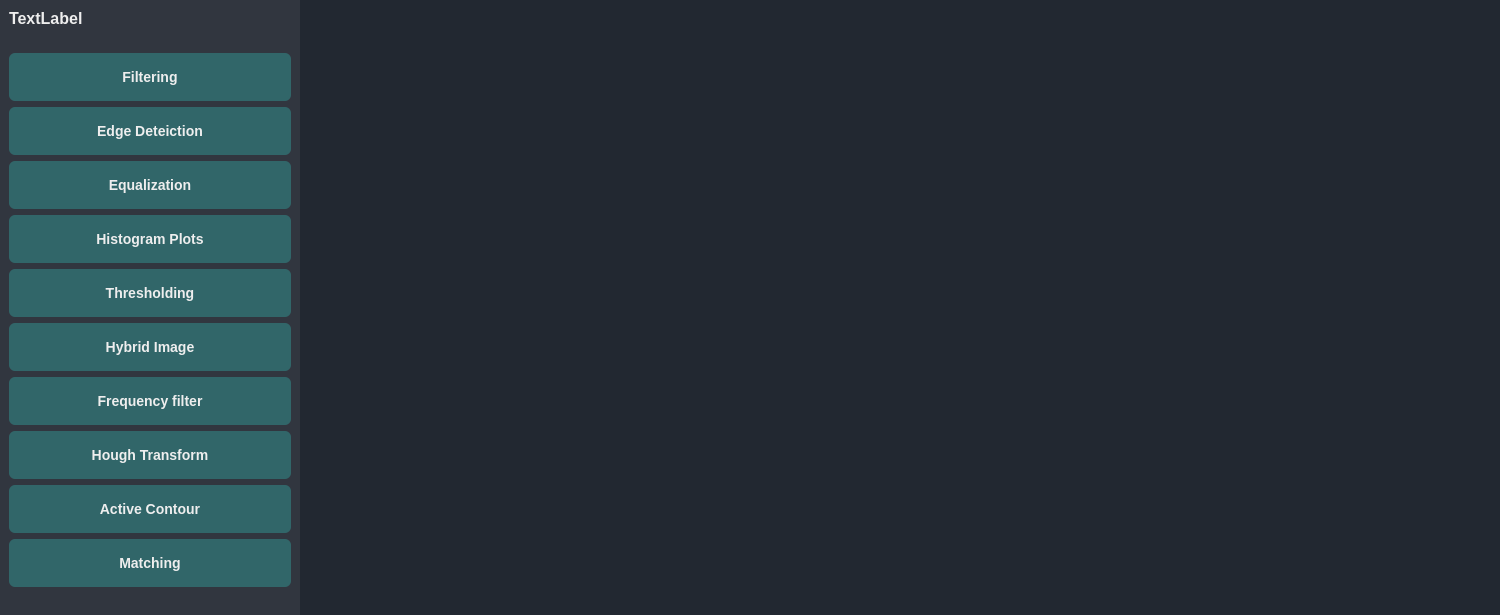
<?xml version="1.0" encoding="UTF-8"?>
<ui version="4.0">
 <class>MainWindow</class>
 <widget class="QMainWindow" name="MainWindow">
  <property name="geometry">
   <rect>
    <x>0</x>
    <y>0</y>
    <width>1500</width>
    <height>615</height>
   </rect>
  </property>
  <property name="windowTitle">
   <string>MainWindow</string>
  </property>
  <widget class="QWidget" name="centralwidget">
   <property name="styleSheet">
    <string notr="true">#centralwidget{
	background-color: #222831;
}
#sidebarFrame{
	
	background-color: #31363F;
}

QPushButton{
	background-color: #316669;
	border: none;
 	border-radius: 6px;
  	color: #EEEEEE;
  	font-size: 14px;
  	font-weight: 500;
  	line-height: 20px;
  	list-style: none;
  	padding: 4px 12px;
  	height:30px;
}
QPushButton:hover{
	background-color: rgba(118, 171, 174, 203);
 	text-decoration: none;
}
QPushButton:focus{
 	outline: 1px transparent;
}
QLabel{
	color: #EEEEEE;
	font-weight: bold;
	font-size: 16px;
}
QGroupBox{
	color: #EEEEEE;
	font-weight: bold;
	font-size: 16px;
	padding:30px 0px 0px 0px;
	border:none;	
}
QLineEdit{
	background-color: #31363F;
	border:none;
	padding:4px 10px;
	border-radius: 3px;
}
QFrame{
	border:none;
}
</string>
   </property>
   <layout class="QHBoxLayout" name="horizontalLayout">
    <property name="spacing">
     <number>0</number>
    </property>
    <property name="leftMargin">
     <number>0</number>
    </property>
    <property name="topMargin">
     <number>0</number>
    </property>
    <property name="rightMargin">
     <number>0</number>
    </property>
    <property name="bottomMargin">
     <number>0</number>
    </property>
    <item>
     <widget class="QFrame" name="sidebarFrame">
      <property name="minimumSize">
       <size>
        <width>300</width>
        <height>0</height>
       </size>
      </property>
      <property name="maximumSize">
       <size>
        <width>300</width>
        <height>16777215</height>
       </size>
      </property>
      <property name="styleSheet">
       <string notr="true">QPushButton{
	
  	height:40px;
}</string>
      </property>
      <property name="frameShape">
       <enum>QFrame::StyledPanel</enum>
      </property>
      <property name="frameShadow">
       <enum>QFrame::Raised</enum>
      </property>
      <layout class="QVBoxLayout" name="verticalLayout">
       <item>
        <widget class="QLabel" name="logo">
         <property name="text">
          <string>TextLabel</string>
         </property>
        </widget>
       </item>
       <item>
        <spacer name="verticalSpacer_2">
         <property name="orientation">
          <enum>Qt::Vertical</enum>
         </property>
         <property name="sizeHint" stdset="0">
          <size>
           <width>20</width>
           <height>203</height>
          </size>
         </property>
        </spacer>
       </item>
       <item>
        <widget class="QPushButton" name="filteringBtn">
         <property name="text">
          <string>Filtering</string>
         </property>
        </widget>
       </item>
       <item>
        <widget class="QPushButton" name="edgeDetectionBtn">
         <property name="text">
          <string>Edge Deteiction</string>
         </property>
        </widget>
       </item>
       <item>
        <widget class="QPushButton" name="equalizationBtn">
         <property name="text">
          <string>Equalization</string>
         </property>
        </widget>
       </item>
       <item>
        <widget class="QPushButton" name="histogramsBtn">
         <property name="text">
          <string>Histogram Plots</string>
         </property>
        </widget>
       </item>
       <item>
        <widget class="QPushButton" name="thresholdingBtn">
         <property name="text">
          <string>Thresholding</string>
         </property>
        </widget>
       </item>
       <item>
        <widget class="QPushButton" name="hybridBtn">
         <property name="text">
          <string>Hybrid Image</string>
         </property>
        </widget>
       </item>
       <item>
        <widget class="QPushButton" name="frequencyBtn">
         <property name="text">
          <string>Frequency filter</string>
         </property>
        </widget>
       </item>
       <item>
        <widget class="QPushButton" name="houghTransformBtn">
         <property name="text">
          <string>Hough Transform</string>
         </property>
        </widget>
       </item>
       <item>
        <widget class="QPushButton" name="ActiveContourBtn">
         <property name="text">
          <string>Active Contour</string>
         </property>
        </widget>
       </item>
       <item>
        <widget class="QPushButton" name="matchingBtn">
         <property name="text">
          <string>Matching</string>
         </property>
        </widget>
       </item>
       <item>
        <spacer name="verticalSpacer">
         <property name="orientation">
          <enum>Qt::Vertical</enum>
         </property>
         <property name="sizeHint" stdset="0">
          <size>
           <width>20</width>
           <height>202</height>
          </size>
         </property>
        </spacer>
       </item>
      </layout>
     </widget>
    </item>
    <item>
     <layout class="QHBoxLayout" name="widgetsLayout">
      <item>
       <widget class="QStackedWidget" name="stackedWidget"/>
      </item>
     </layout>
    </item>
   </layout>
  </widget>
 </widget>
 <resources/>
 <connections/>
</ui>
